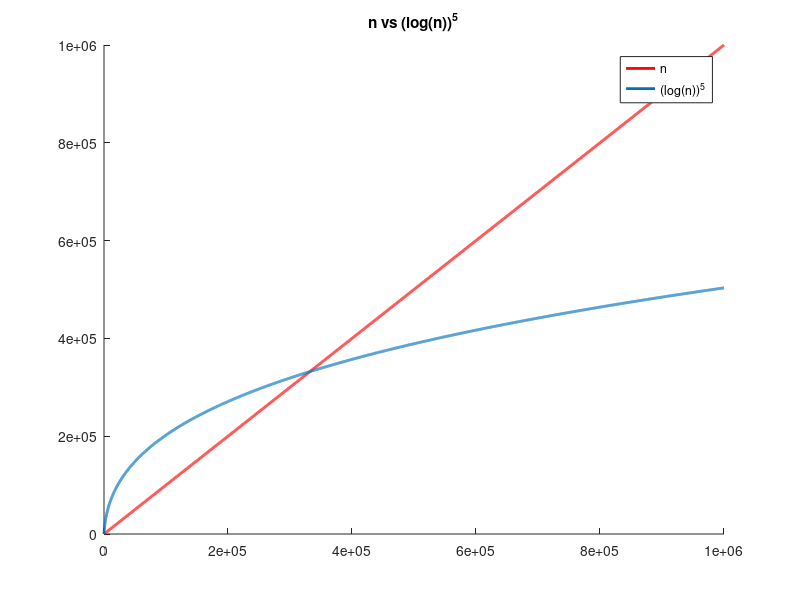
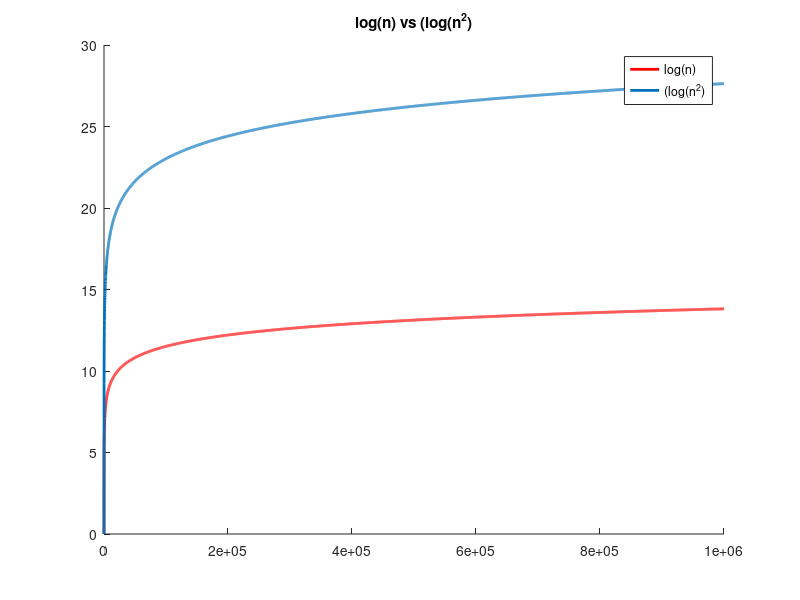
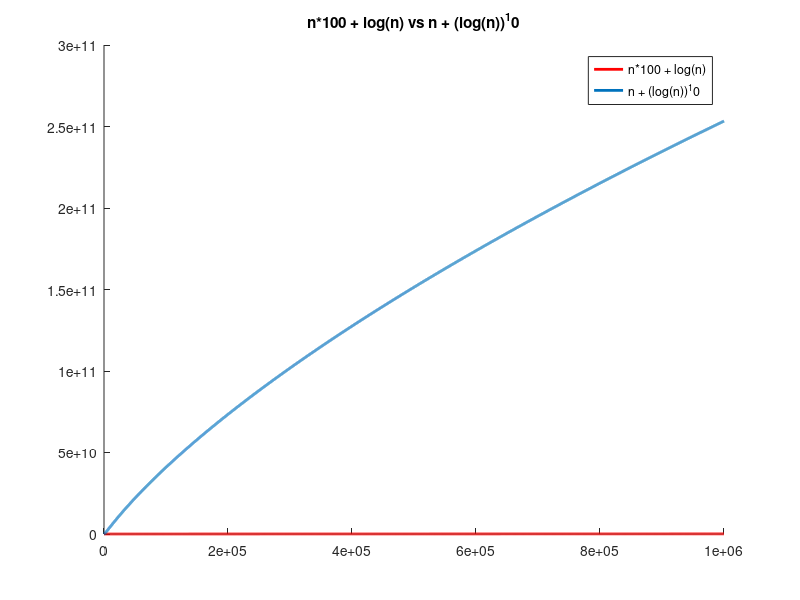

Here is the MATLAB script that generated these plots, in order:
function m = AA_testing()

	A = linspace(1,1000000,10000);
	f = A;
	g = log(A).^5;
	hold
	plot(A,f,'r','LineWidth',2);
	plot(A,g,'LineWidth',2);
	title('n vs (log(n))^5')
	legend('n','(log(n))^5');

	f = log(A);
	g = log(A.^2);
	figure()
	hold
	plot(A,f,'r','LineWidth',2);
	plot(A,g,'LineWidth',2);
	title('log(n) vs (log(n^2)')
	legend('log(n)','(log(n^2)');

	f = A.*100 + log(A);
	g = A + log(A).^10;
	figure()
	hold
	plot(A,f,'r','LineWidth',2);
	plot(A,g,'LineWidth',2);
	title('n*100 + log(n) vs n + (log(n))^10')
	legend('n*100 + log(n)','n + (log(n))^10');



endfunction
